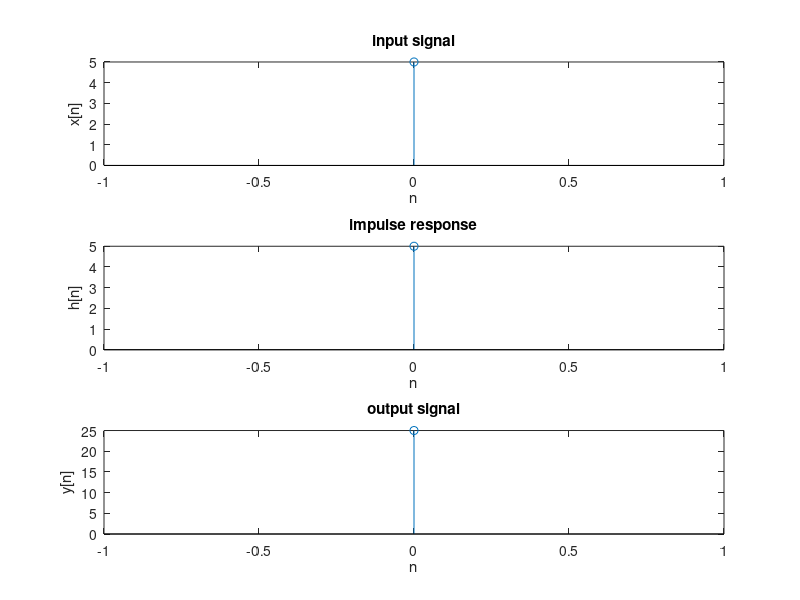

Here is the MATLAB script that generated this plot:
clc
clear all
close all
%x=[1 2 1 -1];
%h=[1 2 3 4];
x=input('enter the input sequence:');
h=input('enter the impulse response:');
%nx=(-1:1:2);
%nh=(0:1:3);
nx=0:length(x)-1;
nh = 0: length(h)-1;
y=conv(x,h);
ny=(0:length(y)-1);

subplot(3,1,1);
stem(nx,x);
xlabel('n');
ylabel('x[n]');
title('input signal');

subplot(3,1,2);
stem(nh,h);
xlabel('n');
ylabel('h[n]');
title('impulse response');

subplot(3,1,3);
stem(ny,y);
xlabel('n');
ylabel('y[n]');
title('output signal');